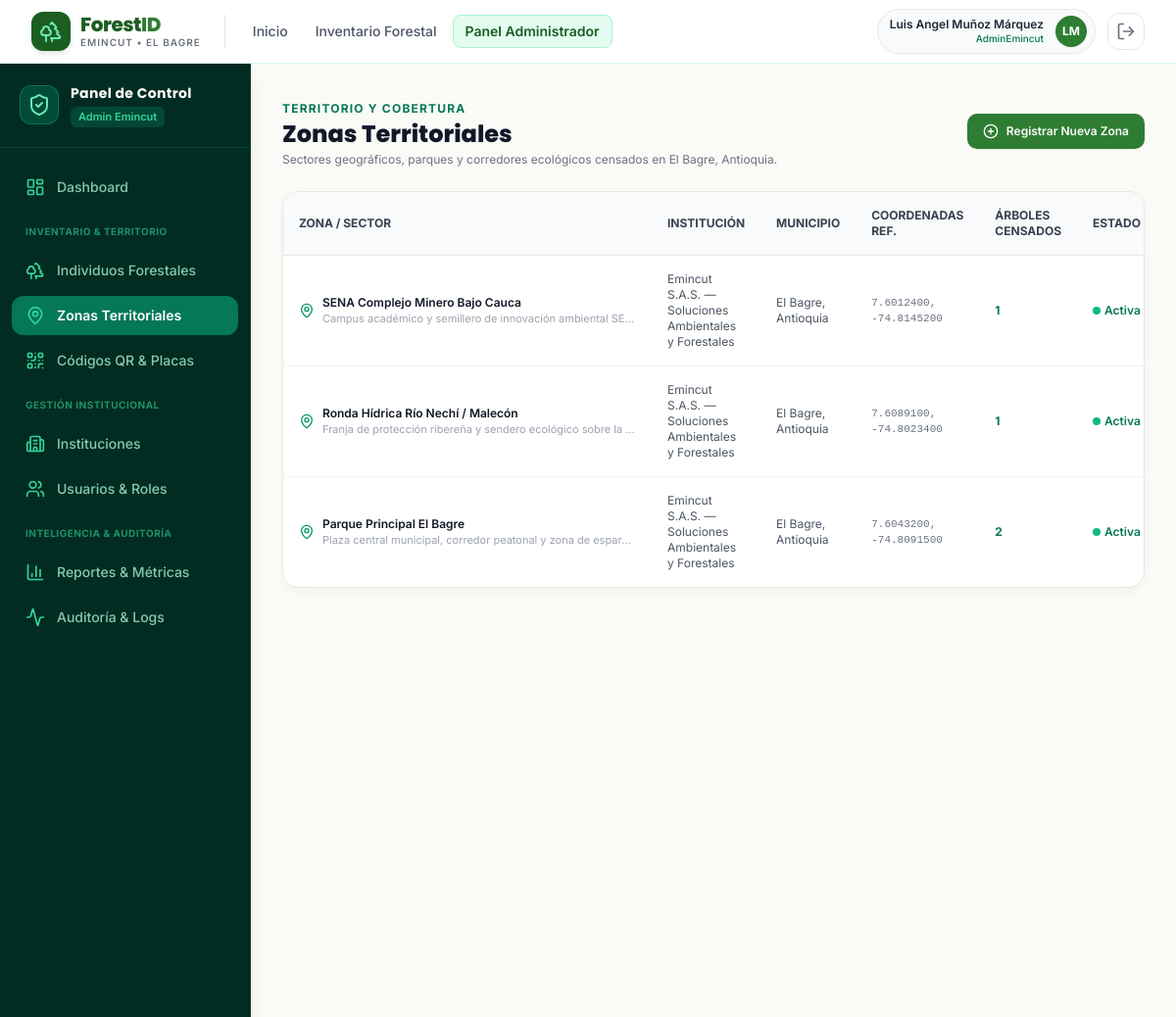
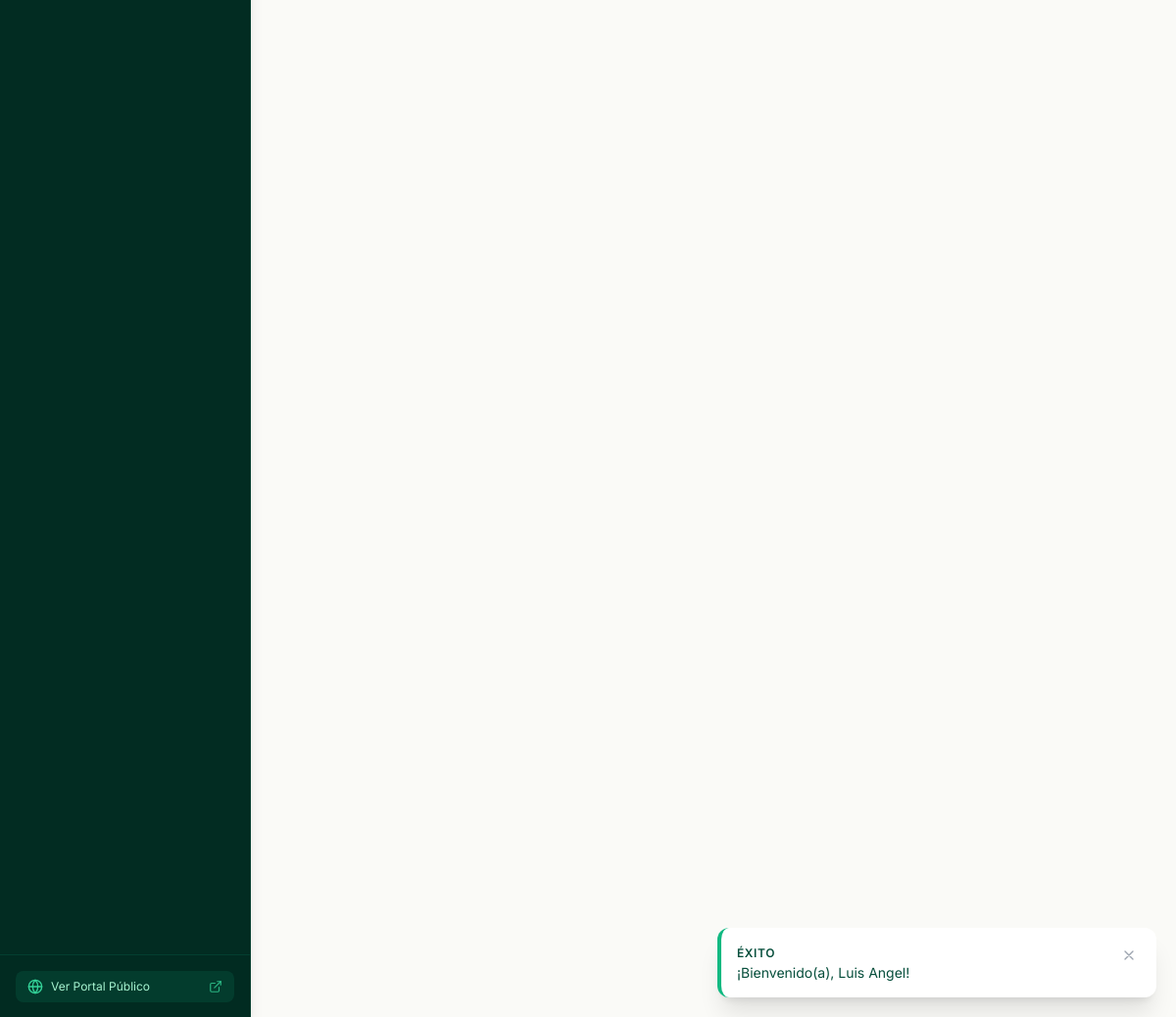
The app's page /admin/zonas/index.php (signed in) with its own data (2 pictures, top to bottom).
### tables this page shows
CREATE TABLE `zonas` (
    `id_zona` CHAR(36) NOT NULL DEFAULT (UUID()),
    `id_institucion` CHAR(36) NOT NULL,
    `nombre_zona` VARCHAR(100) NOT NULL,
    `descripcion` VARCHAR(255) NULL,
    `municipio` VARCHAR(100) NOT NULL DEFAULT 'El Bagre',
    `departamento` VARCHAR(100) NOT NULL DEFAULT 'Antioquia',
    `latitud_referencia` DECIMAL(10,7) NULL,
    `longitud_referencia` DECIMAL(10,7) NULL,
    `estado` TINYINT(1) NOT NULL DEFAULT 1 COMMENT '1: Activa, 0: Inactiva',
    `fecha_creacion` DATETIME NOT NULL DEFAULT CURRENT_TIMESTAMP,
    PRIMARY KEY (`id_zona`),
    CONSTRAINT `fk_zonas_instituciones` FOREIGN KEY (`id_institucion`) REFERENCES `instituciones` (`id_institucion`) ON UPDATE CASCADE ON DELETE RESTRICT,
    INDEX `idx_zonas_institucion` (`id_institucion`),
    INDEX `idx_zonas_municipio` (`municipio`)
);

CREATE TABLE `instituciones` (
    `id_institucion` CHAR(36) NOT NULL DEFAULT (UUID()),
    `nombre_institucion` VARCHAR(150) NOT NULL,
    `nit` VARCHAR(20) NOT NULL UNIQUE,
    `direccion` VARCHAR(200) NULL,
    `municipio` VARCHAR(100) NOT NULL DEFAULT 'El Bagre',
    `departamento` VARCHAR(100) NOT NULL DEFAULT 'Antioquia',
    `telefono_contacto` VARCHAR(20) NULL,
    `correo_contacto` VARCHAR(150) NULL,
    `logo_url` VARCHAR(255) NULL,
    `estado` TINYINT(1) NOT NULL DEFAULT 1 COMMENT '1: Activa, 0: Inactiva',
    `fecha_registro` DATETIME NOT NULL DEFAULT CURRENT_TIMESTAMP,
    PRIMARY KEY (`id_institucion`),
    INDEX `idx_institucion_municipio` (`municipio`, `departamento`)
);

### admin/zonas/index.php (the view, shortened to what this page needs)
<?php
require_once __DIR__ . '/../../includes/funciones.php';
$pdo = getDBConnection();
$stmt = $pdo->query("
    SELECT z.*, i.nombre_institucion,
           COUNT(ind.id_individuo) AS total_arboles
    FROM `zonas` z
    INNER JOIN `instituciones` i ON z.id_institucion = i.id_institucion
    LEFT JOIN `individuos_forestales` ind ON z.id_zona = ind.id_zona AND ind.estado_registro = 1
    GROUP BY z.id_zona
    ORDER BY z.fecha_creacion DESC
");
$zonas = $stmt->fetchAll();
require_once __DIR__ . '/../../includes/header.php';
require_once __DIR__ . '/../../includes/navbar.php';
?>
<div class="flex-1 flex flex-col md:flex-row">
    <?php require_once __DIR__ . '/../../includes/sidebar_admin.php'; ?>
    <main class="flex-1 p-6 sm:p-8 space-y-6 overflow-y-auto">
        <div class="flex flex-col sm:flex-row items-start sm:items-center justify-between gap-4">
            <div>
                <span class="text-xs font-bold text-emerald-700 uppercase tracking-widest">Territorio y Cobertura</span>
                <h1 class="font-heading font-extrabold text-2xl text-gray-900">Zonas Territoriales</h1>
                <p class="text-xs text-gray-500 mt-0.5">
                    Sectores geográficos, parques y corredores ecológicos censados en El Bagre, Antioquia.
                </p>
            </div>
            <a href="<?= BASE_URL ?>admin/zonas/crear.php" class="btn-forest-primary text-xs py-2.5 px-4 shadow-sm">
                <i data-lucide="plus-circle" class="w-4 h-4"></i> Registrar Nueva Zona
            </a>
        </div>
        <div class="forest-card overflow-hidden">
            <div class="overflow-x-auto">
                <table class="w-full text-left text-xs text-gray-600">
                    <thead class="bg-gray-50 border-b border-gray-200 text-gray-700 uppercase font-semibold">
                        <tr>
                            <th class="p-4">Zona / Sector</th>
                            <th class="p-4">Institución</th>
                            <th class="p-4">Municipio</th>
                            <th class="p-4">Coordenadas Ref.</th>
                            <th class="p-4">Árboles Censados</th>
                            <th class="p-4">Estado</th>
                        </tr>
                    </thead>
                    <tbody class="divide-y divide-gray-100">
                        <?php if (empty($zonas)): ?>
                            <tr>
                                <td colspan="7" class="p-8 text-center text-gray-400 italic">No hay zonas territoriales registradas.</td>
                            </tr>
                        <?php else: ?>
                            <?php foreach ($zonas as $z): ?>
                                <tr class="hover:bg-gray-50 transition-colors">
                                    <td class="p-4 font-semibold text-gray-900">
                                        <div class="flex items-center gap-2">
                                            <i data-lucide="map-pin" class="w-4 h-4 text-emerald-600"></i>
                                            <div>
                                                <span><?= htmlspecialchars($z['nombre_zona']) ?></span>
                                                <?php if (!empty($z['descripcion'])): ?>
                                                    <span class="block text-[11px] text-gray-400 font-normal truncate max-w-xs"><?= htmlspecialchars($z['descripcion']) ?></span>
                                                <?php endif; ?>
                                            </div>
                                        </div>
                                    </td>
                                    <td class="p-4"><?= htmlspecialchars($z['nombre_institucion']) ?></td>
                                    <td class="p-4"><?= htmlspecialchars($z['municipio']) ?>, <?= htmlspecialchars($z['departamento']) ?></td>
                                    <td class="p-4 font-mono text-[11px] text-gray-500">
                                        <?= !empty($z['latitud_referencia']) ? "{$z['latitud_referencia']}, {$z['longitud_referencia']}" : 'Sin fijar' ?>
                                    </td>
                                    <td class="p-4 font-bold text-emerald-700"><?= $z['total_arboles'] ?></td>
                                    <td class="p-4">
                                        <?php if ($z['estado'] == 1): ?>
                                            <span class="text-emerald-700 font-semibold flex items-center gap-1"><span class="w-2 h-2 rounded-full bg-emerald-500"></span> Activa</span>
                                        <?php else: ?>
                                            <span class="text-rose-700 font-semibold flex items-center gap-1"><span class="w-2 h-2 rounded-full bg-rose-500"></span> Inactiva</span>
                                        <?php endif; ?>
                                    </td>
                                </tr>
                            <?php endforeach; ?>
                        <?php endif; ?>
                    </tbody>
                </table>
            </div>
        </div>
    </main>
</div>
<?php require_once __DIR__ . '/../../includes/footer.php'; ?>

### assets/css/custom.css (style rules this page uses)
:root { --color-primary-dark: #1B5E20; --color-primary: #2E7D32; --color-primary-light: #4CAF50; --color-surface-soft: #E8F5E9; --color-surface-bg: #FAFAF7; --color-earth: #6D4C41; --color-text-main: #1F2937; }
body { background-color: var(--color-surface-bg); color: var(--color-text-main); font-family: 'Inter', -apple-system, BlinkMacSystemFont, "Segoe UI", Roboto, sans-serif; -webkit-font-smoothing: antialiased; }
h1, h2, h3, h4, h5, h6, .font-heading { font-family: 'Poppins', 'Inter', sans-serif; }
.forest-card { background: #FFFFFF; border: 1px solid #E5E9E2; border-radius: 1rem; box-shadow: 0 4px 12px -2px rgba(27, 94, 32, 0.05); transition: all 0.2s cubic-bezier(0.4, 0, 0.2, 1); }
.btn-forest-primary { background-color: #2E7D32; color: #FFFFFF; font-weight: 600; padding: 0.625rem 1.25rem; border-radius: 0.625rem; display: inline-flex; align-items: center; justify-content: center; gap: 0.5rem; transition: all 0.15s ease-in-out; }

### records on screen
zonas: nombre_zona "SENA Complejo Minero Bajo Cauca", descripcion "Campus académico y semillero de innovación ambiental SE…", id_institucion.nombre_institucion "Emincut S.A.S. — Soluciones Ambientales y Forestales", municipio "El Bagre", departamento "Antioquia", latitud_referencia "7.6012400", longitud_referencia "-74.8145200", total_arboles "1", estado 1 (drawn)
zonas: nombre_zona "Ronda Hídrica Río Nechí / Malecón", descripcion "Franja de protección ribereña y sendero ecológico sobre la…", id_institucion.nombre_institucion "Emincut S.A.S. — Soluciones Ambientales y Forestales", municipio "El Bagre", departamento "Antioquia", latitud_referencia "7.6089100", longitud_referencia "-74.8023400", total_arboles "1", estado 1 (drawn)
zonas: nombre_zona "Parque Principal El Bagre", descripcion "Plaza central municipal, corredor peatonal y zona de espar…", id_institucion.nombre_institucion "Emincut S.A.S. — Soluciones Ambientales y Forestales", municipio "El Bagre", departamento "Antioquia", latitud_referencia "7.6043200", longitud_referencia "-74.8091500", total_arboles "2", estado 1 (drawn)

### other values on screen
$cfg['badge'] "ÉXITO"
$mensaje "¡Bienvenido(a), Luis Angel!"
$usuario_actual['nombres'] . ' ' . $usuario_actual['apellidos'] "Luis Angel Muñoz Márquez"
$usuario_actual['nombre_rol'] "AdminEmincut"
